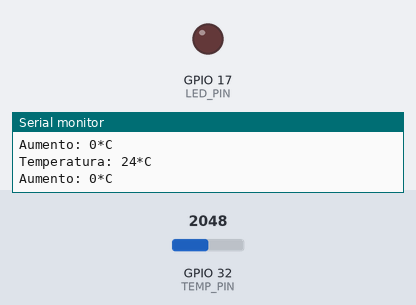
Recording of a sketch running on a simulated ESP32. Parts: output pins drawn as LEDs (lit = HIGH), the last lines printed to the serial monitor. The test bench sets the inputs (shaded band); at power-on: GPIO 32 (TEMP_PIN) = 2048 (analog values on the 0–4095 scale). WiFi joins after 1.5 s; servers stay silent unless stated; no MQTT or app messages arrive unless stated.

Above: at 2.7 s.
2.8 s: GPIO 32 (TEMP_PIN) set to 1937
4.8 s: GPIO 32 (TEMP_PIN) set to 1810
At 6.8 s:
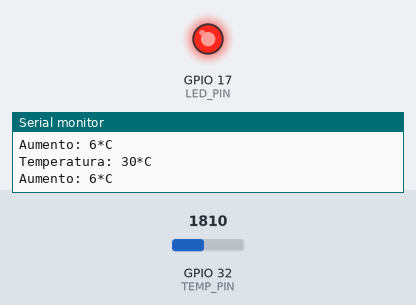
Timing chart, 0 to 13.1 s (numbered marks = the images above; inputs shaded):
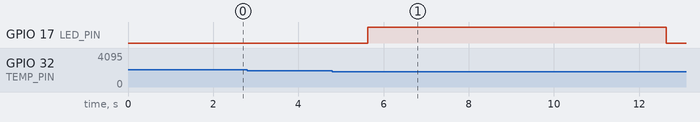

The sketch:

sketch.ino
```cpp
#include <WiFi.h>
#include <PubSubClient.h>
#include "Thermistor.h"

#define LED_PIN 17
#define TEMP_PIN 32

#define MAX_READINGS 10
#define TEMP_INCREASE_TRESHOLD 5

// Configuracoes de rede
const char* ssid = "Wokwi-GUEST";
const char* password = "";

// MQTT config
const char* mqtt_server = "broker.hivemq.com";
const int mqtt_port = 1883;
const char* mqtt_topic = "testtopic/fire_publish";
const char* mqtt_id = "arduinoClient";


WiFiClient espClient;
PubSubClient mqttClient(espClient);

// Variaveis relacionadas as medicoes de temperatura
int tempReadings[MAX_READINGS];
int validReadingsCount = 0;
int readIndex = 0;
bool lastState = false;
Thermistor temp(TEMP_PIN);

void setup() {
  Serial.begin(9600);

  analogReadResolution(10);
  pinMode(TEMP_PIN, INPUT);
  pinMode(LED_PIN, OUTPUT);

  initWiFi();
  initMQTT();
}

void initWiFi()
{
  Serial.print("Conectando-se ao Wi-Fi");
  WiFi.begin(ssid, password, 6);
  while (WiFi.status() != WL_CONNECTED) {
    delay(100);
    Serial.print(".");
  }
  Serial.println(" Conectado!");
}

void initMQTT()
{
  mqttClient.setServer(mqtt_server, mqtt_port);
}

void reconnect() {
  while(!mqttClient.connected()) {
    Serial.print("* Tentando se conectar ao Broker MQTT: ");
    Serial.println(mqtt_server);
    if (mqttClient.connect(mqtt_id)) {
      Serial.println("Conectado com sucesso ao broker MQTT!");
    } else {
      Serial.println("Falha ao reconectar no broker.");
      Serial.println("Nova tentativa de conexao em 2 segundos.");
      delay(2000);
    }
  }
}

void loop() {
  if (!mqttClient.connected()) {
    reconnect();
  }

  mqttClient.loop();

  if (validReadingsCount < MAX_READINGS) {
    validReadingsCount++;
  }

  int temperature = temp.getTemp();
  Serial.print("Temperatura: ");
  Serial.print(temperature);
  Serial.println("*C");

  appendReading(tempReadings, MAX_READINGS, temperature);
  bool currentState = checkTemperatureIncrease(validReadingsCount);
  if (currentState) {
    if (!lastState) {
      mqttClient.publish(mqtt_topic, "Alerta de risco de incêndio!");
    }
    digitalWrite(LED_PIN, HIGH);
  } else {
    digitalWrite(LED_PIN, LOW);
  }

  lastState = currentState;
  delay(1000);
}

void appendReading(int arr[], int size, int newValue) {
  for (int i = 0; i < size; i++) {
    arr[i] = arr[i+1];
  }

  arr[size  - 1] = newValue;
}

bool checkTemperatureIncrease(int count) {
  if (count < 2) {
    Serial.println("Não foram feitas medições suficientes");
  }

  int init = MAX_READINGS - validReadingsCount;
  int minTemp = tempReadings[init];
  int maxIncrease = 0;

  for (int i = init + 1; i < MAX_READINGS; i++) {
    if (tempReadings[i] < minTemp) {
      minTemp = tempReadings[i];
    }

    if (tempReadings[i] - minTemp > maxIncrease) {
      maxIncrease = tempReadings[i] - minTemp;
    }
  }

  Serial.print("Aumento: ");
  Serial.print(maxIncrease);
  Serial.println("*C");

  return maxIncrease >= TEMP_INCREASE_TRESHOLD;
}
```

Thermistor.cpp
```cpp
/**************************************************************/
/*				max mayfield								  */
/*				mm systems									  */
/*				max.mayfield@hotmail.com					  */
/*															  */
/*	code based from code on Arduino playground found here:	  */
/*	http://www.arduino.cc/playground/ComponentLib/Thermistor2 */
/**************************************************************/

/* ======================================================== */

#include "Arduino.h"
#include "Thermistor.h"

const float BETA = 3950;

//--------------------------
Thermistor::Thermistor(int pin) {
  _pin = pin;
}

//--------------------------
double Thermistor::getTemp() {
  int analogValue = analogRead(_pin);

  double Temp;

  // Usando as orientacoes do link a seguir para medir a temperatura em graus celsius
  // https://docs.wokwi.com/pt-BR/parts/wokwi-ntc-temperature-sensor
  Temp = 1 / (log(1 / (1023. / analogValue - 1)) / BETA + 1.0 / 298.15);
  Temp = Temp - 273.15;  // Convert Kelvin to Celsius

  return Temp;  // Return the Temperature
}

/* ======================================================== */
```

Thermistor.h
```cpp
/**********************************************************************************/
/* Thermistor -- manages a 10k Thermistor in the follwing circuit: 				  */
/*     																			  */
/*		(Ground) ---- (10k-Resister) -------|------- (Thermistor) ---- (+5v)	  */
/*                                          |									  */
/*                                      Analog Pin								  */
/*																				  */
/*			code based from code on Arduino playground found here:				  */
/*			http://www.arduino.cc/playground/ComponentLib/Thermistor2			  */
/*																				  */
/*								max mayfield									  */
/*								mm systems										  */
/*								max.mayfield@hotmail.com						  */
/**********************************************************************************/

#ifndef Thermistor_h
#define Thermistor_h

#include "Arduino.h"
#include "math.h"


class Thermistor {
	public:
		Thermistor(int pin);
		double getTemp();
	private:
		int _pin;
};

#endif
```

Measured:
- the behaviour switches between 1868 and 1867 on GPIO 32 (TEMP_PIN) (found by bisection; images 0 and 1)
- after the input at 4.8 s, GPIO 17 (LED_PIN): LOW → HIGH after 0.83 s, → LOW 7.0 s later
